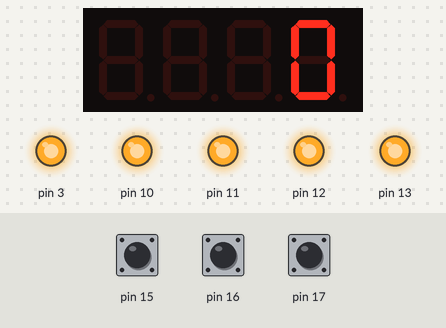
The sketch below on a simulated Arduino Uno, built with avr-gcc and run on an emulated ATmega328P. Shown: 4-digit seven-segment display, output pins drawn as LEDs (lit = HIGH). The inputs (shaded band) are chosen by the test bench; at power-on: pin 15 HIGH, pin 16 HIGH, pin 17 HIGH.

Above: at 0.37 s.
At 1.37 s:
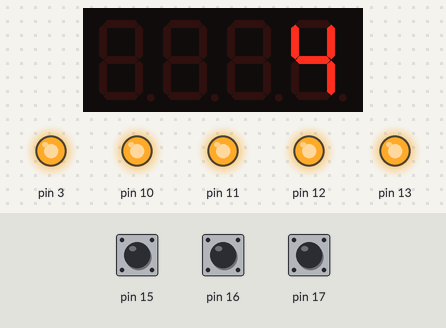
At 2.62 s:
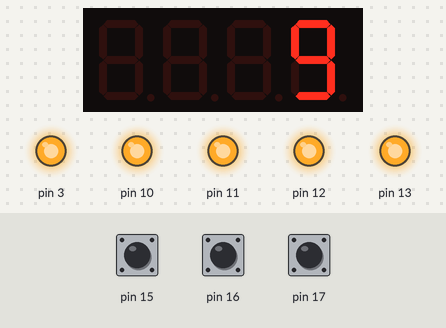
At 4.87 s:
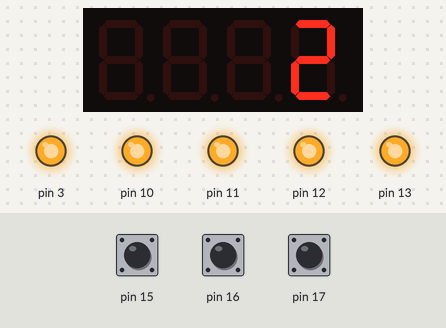
At 7.38 s:
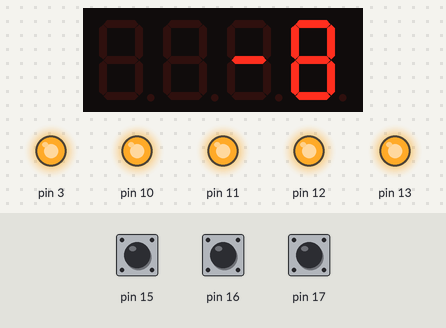
At 10.13 s:
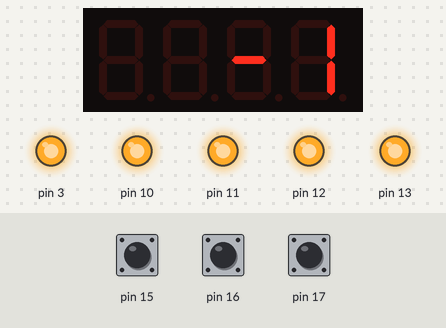

Measured:
- by itself, everything shown: repeats every 10.0 s, in 40 steps

The sketch:

sketch_mar11a.ino
```cpp
#include <TimerOne.h>
#include <Wire.h>
#include <MultiFuncShield.h>

byte btn;
int i_count = 0;
int i_min = -10;
int i_max = 10;
bool increasing = true;

int i_delay = 250;
int score = 0;

void setup() {
  // put your setup code here, to run once:
  Timer1.initialize();
  MFS.initialize(&Timer1);

  //t_main();
}

void update_score(){
  score++;
  i_delay = i_delay - 20;
  if(score == 15) {}
  MFS.beep();
}

void loop() {
  // put your main code here, to run repeatedly:
  btn = MFS.getButton();
  delay(i_delay);
  MFS.write(i_count);
  if(i_count == 0 && btn == BUTTON_1_PRESSED) {update_score();}
  if (increasing) {
    i_count += 1;
    if (i_count == i_max) {
      increasing = false;
    }
  }
  else {
    i_count -= 1;
    if (i_count == i_min) {
      increasing = true;
    }
  }
}
```
